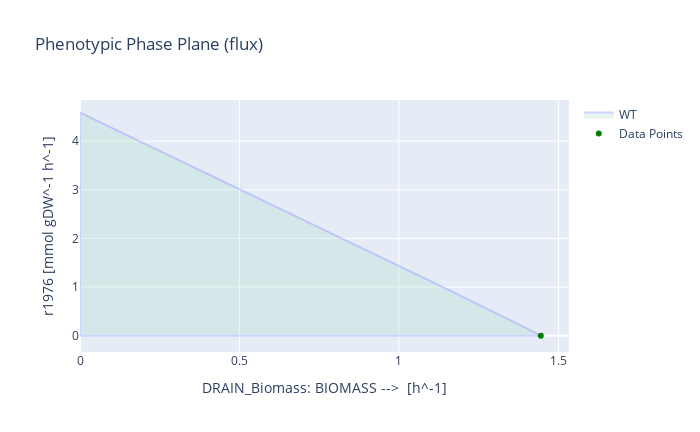

Notebook code cell kept with this figure:
### Markdown cell above
### Overexpression

### Code cell
#R1147 OE
with model_KO:
    model_KO.reactions.r1147.bounds = 10,1000
    model_KO.objective = model_KO.reactions.r1976
    
   
   
    yanD = phenotypic_phase_plane(model_KO, variables=['DRAIN_Biomass'], objective='r1976')
    growth = max(yanD.data_frame["DRAIN_Biomass"])
    yanD_production = yanD.data_frame.loc[yanD.data_frame["DRAIN_Biomass"] == growth, "objective_upper_bound"].iloc[0]
   
    print('Maximum productivity =', yanD_production, 'mmol/gDW*h')
   
    maximum_yield_YEPD = yanD_production / (-1*(sum_CSource_fluxes))
    print('Maximum theoretical yield =', maximum_yield_YEPD, 'mmol-yanD/mmol-Csources')
    #Visualization
    yanD.plot(plotter, points=[(growth, yanD_production)])

### Figure 1 — Plotly figure (JSON) as saved in the notebook; plotly's stock layout.template omitted (floating-point values rounded to 4 significant figures)
{"data": [{"fill": "toself", "fillcolor": "#B3E2CD", "hoverinfo": "none", "marker": {"line": {"color": "#B3E2CD"}, "opacity": 0.3}, "mode": "lines", "name": "WT", "opacity": 0.3, "type": "scatter", "x": [0, 0.07605, 0.1521, 0.2281, 0.3042, 0.3802, 0.4563, 0.5323, 0.6084, 0.6844, 0.7605, 0.8365, 0.9126, 0.9886, 1.065, 1.141, 1.217, 1.293, 1.369, 1.445, 1.445, 1.369, 1.293, 1.217, 1.141, 1.065, 0.9886, 0.9126, 0.8365, 0.7605, 0.6844, 0.6084, 0.5323, 0.4563, 0.3802, 0.3042, 0.2281, 0.1521, 0.07605, 0, 0, 0], "y": [0, 0, 0, 0, 0, 0, 0, 0, 0, 0, 0, 0, 0, 0, 0, 0, 0, 0, 0, 0, -5.851e-09, 0.2511, 0.5021, 0.7489, 0.9888, 1.229, 1.469, 1.709, 1.948, 2.188, 2.428, 2.668, 2.908, 3.148, 3.388, 3.628, 3.868, 4.107, 4.347, 4.587, 0, 4.587]}, {"marker": {"color": "green"}, "mode": "markers", "name": "Data Points", "type": "scatter", "x": [1.445], "y": [-5.851e-09]}], "layout": {"height": 432, "title": {"text": "Phenotypic Phase Plane (flux)"}, "width": 700, "xaxis": {"title": {"text": "DRAIN_Biomass: BIOMASS -->  [h^-1]"}}, "yaxis": {"title": {"text": "r1976 [mmol gDW^-1 h^-1]"}}}}
